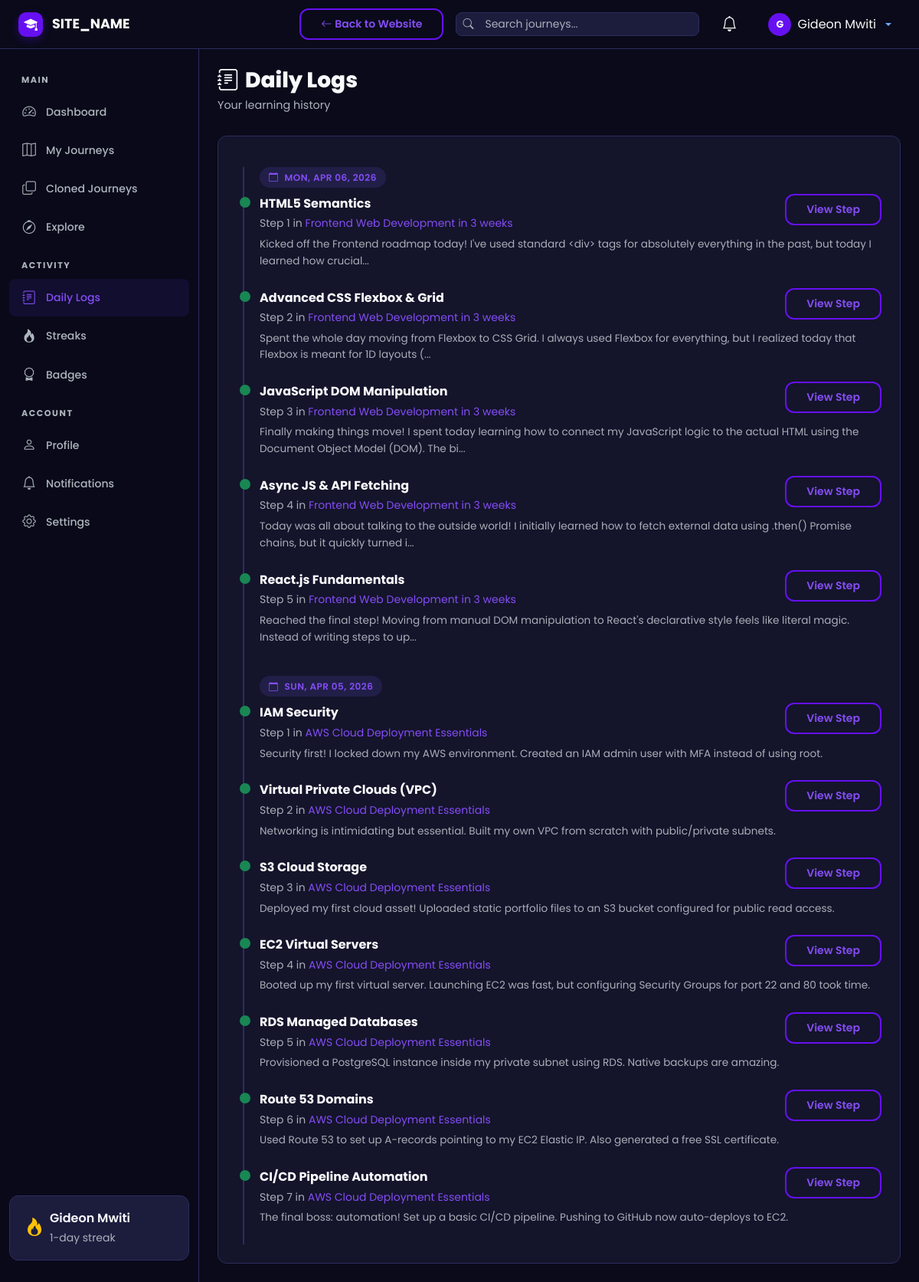
The app's page /user/logs.php (signed in) with its own data.
### tables this page shows
CREATE TABLE `daily_logs` (
  `id` int UNSIGNED NOT NULL,
  `step_id` int UNSIGNED NOT NULL,
  `user_id` int UNSIGNED NOT NULL,
  `log_date` date NOT NULL,
  `content` text NOT NULL,
  `code_snippet` text,
  `code_language` varchar(50) DEFAULT NULL,
  `youtube_url` varchar(500) DEFAULT NULL,
  `external_links` json DEFAULT NULL,
  `github_commit_url` varchar(500) DEFAULT NULL,
  `wakatime_minutes` int UNSIGNED DEFAULT NULL,
  `created_at` datetime NOT NULL DEFAULT CURRENT_TIMESTAMP,
  `updated_at` datetime NOT NULL DEFAULT CURRENT_TIMESTAMP ON UPDATE CURRENT_TIMESTAMP
);

CREATE TABLE `steps` (
  `id` int UNSIGNED NOT NULL,
  `journey_id` int UNSIGNED NOT NULL,
  `step_number` int UNSIGNED NOT NULL,
  `title` varchar(255) NOT NULL,
  `description` text,
  `status` enum('pending','in_progress','completed') NOT NULL DEFAULT 'pending',
  `is_draft` tinyint(1) NOT NULL DEFAULT '0',
  `estimated_days` int UNSIGNED DEFAULT NULL,
  `created_at` datetime NOT NULL DEFAULT CURRENT_TIMESTAMP,
  `updated_at` datetime NOT NULL DEFAULT CURRENT_TIMESTAMP ON UPDATE CURRENT_TIMESTAMP
);

CREATE TABLE `journeys` (
  `id` int UNSIGNED NOT NULL,
  `user_id` int UNSIGNED NOT NULL,
  `title` varchar(255) NOT NULL,
  `slug` varchar(255) NOT NULL,
  `description` text,
  `category_id` int UNSIGNED DEFAULT NULL,
  `visibility` enum('public','private') NOT NULL DEFAULT 'public',
  `status` enum('active','completed','archived') NOT NULL DEFAULT 'active',
  `is_featured` tinyint(1) NOT NULL DEFAULT '0',
  `total_steps` int UNSIGNED NOT NULL DEFAULT '0',
  `completed_steps` int UNSIGNED NOT NULL DEFAULT '0',
  `clone_count` int UNSIGNED NOT NULL DEFAULT '0',
  `view_count` int UNSIGNED NOT NULL DEFAULT '0',
  `created_at` datetime NOT NULL DEFAULT CURRENT_TIMESTAMP,
  `updated_at` datetime NOT NULL DEFAULT CURRENT_TIMESTAMP ON UPDATE CURRENT_TIMESTAMP
);

### includes/helpers.php (called while the page is built, shortened)
<?php
function sanitize(?string $input): string {
    return htmlspecialchars(trim($input), ENT_QUOTES, 'UTF-8');
}
function formatDate(string $date, string $format = 'M d, Y'): string {
    return date($format, strtotime($date));
}
function truncateText(string $text, int $length = 150): string {
    if (mb_strlen($text) <= $length) return $text;
    return mb_substr($text, 0, $length) . '...';
}

### user/logs.php (the view, shortened to what this page needs)
<?php
require_once __DIR__ . '/../includes/dashboard_header.php';
$db = getDB();
$userId = getCurrentUserId();
$stmt = $db->prepare("SELECT dl.*, s.title AS step_title, s.step_number, j.title AS journey_title, j.id AS journey_id
    FROM daily_logs dl
    JOIN steps s ON dl.step_id = s.id
    JOIN journeys j ON s.journey_id = j.id
    WHERE dl.user_id = ?
    ORDER BY dl.log_date DESC LIMIT 30");
$stmt->execute([$userId]);
$logs = $stmt->fetchAll();
?>
<div class="st-page-header">
    <h1 class="st-page-title"><i class="bi bi-journal-text me-2"></i>Daily Logs</h1>
    <p class="st-page-subtitle">Your learning history</p>
</div>
<?php if (empty($logs)): ?>
    <div class="st-card">
        <div class="st-empty-state">
            <i class="bi bi-journal d-block"></i>
            <h5>No logs yet</h5>
            <p>Start logging your daily progress on any journey step.</p>
        </div>
    </div>
<?php else: ?>
    <div class="st-card">
        <div class="st-timeline">
            <?php
            $currentDate = '';
            foreach ($logs as $log):
                $logDate = formatDate($log['log_date'], 'D, M d, Y');
                if ($logDate !== $currentDate):
                    $currentDate = $logDate;
            ?>
                <div class="mb-2 mt-3"><span class="st-badge st-badge-primary"><i class="bi bi-calendar me-1"></i><?= $logDate ?></span></div>
            <?php endif; ?>
            <div class="st-timeline-item completed">
                <div class="d-flex justify-content-between align-items-start">
                    <div>
                        <strong><?= sanitize($log['step_title']) ?></strong>
                        <br><small class="text-muted">Step <?= $log['step_number'] ?> in <a href="<?= SITE_URL ?>/journey/view.php?id=<?= $log['journey_id'] ?>"><?= sanitize($log['journey_title']) ?></a></small>
                    </div>
                    <a href="<?= SITE_URL ?>/journey/step.php?id=<?= $log['step_id'] ?>" class="btn btn-sm btn-st-secondary">View Step</a>
                </div>
                <p class="text-muted mt-1 mb-0" style="font-size:0.85rem;"><?= truncateText(sanitize($log['content']), 150) ?></p>
            </div>
            <?php endforeach; ?>
        </div>
    </div>
<?php endif; ?>
<?php require_once __DIR__ . '/../includes/dashboard_footer.php'; ?>

### assets/css/style.css (style rules this page uses)
:root { --st-primary: #6610f2; --st-primary-light: #844df5; --st-primary-dark: #520dc2; --st-secondary: #0dcaf0; --st-accent: #0dcaf0; --st-success: #198754; --st-warning: #ffc107; --st-danger: #dc3545; --st-info: #0dcaf0; --st-dark: #0a0a1a; --st-dark-card: #14142b; --st-dark-surface: #1c1c3d; --st-dark-border: #2d2d5f; --st-text: #f8f9fa; --st-text-muted: #adb5bd; --st-gradient-1: var(--st-primary); --st-gradient-2: var(--st-secondary); --st-gradient-3: #6c5ce7; --st-radius: 12px; --st-radius-sm: 8px; --st-radius-lg: 24px; --st-shadow: 0 10px 30px rgba(0, 0, 0, 0.3); --st-shadow-sm: 0 4px 12px rgba(0, 0, 0, 0.2); --st-transition: all 0.3s cubic-bezier(0.4, 0, 0.2, 1); --st-font: 'Poppins', 'Montserrat', sans-serif; }
* { margin: 0; padding: 0; box-sizing: border-box; }
body { font-family: var(--st-font); background: var(--st-dark); color: var(--st-text); line-height: 1.6; overflow-x: hidden; min-height: 100vh; }
a { color: var(--st-primary-light); text-decoration: none; transition: var(--st-transition); }
.btn-st-secondary { background: transparent; border: 2px solid var(--st-primary); color: var(--st-primary-light); font-weight: 600; padding: 8px 26px; border-radius: var(--st-radius); transition: var(--st-transition); }
.st-card { background: var(--st-dark-card); border: 1px solid var(--st-dark-border); border-radius: var(--st-radius); padding: 24px; transition: var(--st-transition); }
.st-badge { display: inline-flex; align-items: center; gap: 4px; padding: 4px 12px; border-radius: 20px; font-size: 0.75rem; font-weight: 600; text-transform: uppercase; letter-spacing: 0.5px; }
.st-badge-primary { background: rgba(108, 92, 231, 0.15); color: var(--st-primary-light); }
.st-timeline { position: relative; padding-left: 30px; overflow: visible; }
.st-timeline::before { content: ''; position: absolute; left: 8px; top: 0; bottom: 0; width: 2px; background: var(--st-dark-border); }
.st-timeline-item { position: relative; padding-bottom: 24px; z-index: 1; }
.st-timeline-item::before { content: ''; position: absolute; left: -26px; top: 4px; width: 14px; height: 14px; border-radius: 50%; background: var(--st-dark-surface); border: 2px solid var(--st-dark-border); z-index: 1; }
.st-timeline-item.completed::before { background: var(--st-success); border-color: var(--st-success); }

### assets/css/dashboard.css (style rules this page uses)
.st-page-header { margin-bottom: 28px; }
.st-page-title { font-size: 1.75rem; font-weight: 800; margin-bottom: 4px; }
.st-page-subtitle { color: var(--st-text-muted); font-size: 0.9rem; }

### records on screen
daily_logs: log_date "MON, APR 06, 2026", step.title "HTML5 Semantics", step.step_number "1", journeys.title "Frontend Web Development in 3 weeks", content "Kicked off the Frontend roadmap today! I've used standard <div> tags for absolutely everything in the past, but today I learned how crucial..."
daily_logs: step.title "Advanced CSS Flexbox & Grid", step.step_number "2", journeys.title "Frontend Web Development in 3 weeks", content "Spent the whole day moving from Flexbox to CSS Grid. I always used Flexbox for everything, but I realized today that Flexbox is meant for 1D layouts (..."
daily_logs: step.title "JavaScript DOM Manipulation", step.step_number "3", journeys.title "Frontend Web Development in 3 weeks", content "Finally making things move! I spent today learning how to connect my JavaScript logic to the actual HTML using the Document Object Model (DOM). The bi..."
daily_logs: step.title "Async JS & API Fetching", step.step_number "4", journeys.title "Frontend Web Development in 3 weeks", content "Today was all about talking to the outside world! I initially learned how to fetch external data using .then() Promise chains, but it quickly turned i..."
daily_logs: step.title "React.js Fundamentals", step.step_number "5", journeys.title "Frontend Web Development in 3 weeks", content "Reached the final step! Moving from manual DOM manipulation to React's declarative style feels like literal magic. Instead of writing steps to up..."
daily_logs: log_date "SUN, APR 05, 2026", step.title "IAM Security", step.step_number "1", journeys.title "AWS Cloud Deployment Essentials", content "Security first! I locked down my AWS environment. Created an IAM admin user with MFA instead of using root."
daily_logs: step.title "Virtual Private Clouds (VPC)", step.step_number "2", journeys.title "AWS Cloud Deployment Essentials", content "Networking is intimidating but essential. Built my own VPC from scratch with public/private subnets."
daily_logs: step.title "S3 Cloud Storage", step.step_number "3", journeys.title "AWS Cloud Deployment Essentials", content "Deployed my first cloud asset! Uploaded static portfolio files to an S3 bucket configured for public read access."
daily_logs: step.title "EC2 Virtual Servers", step.step_number "4", journeys.title "AWS Cloud Deployment Essentials", content "Booted up my first virtual server. Launching EC2 was fast, but configuring Security Groups for port 22 and 80 took time."
daily_logs: step.title "RDS Managed Databases", step.step_number "5", journeys.title "AWS Cloud Deployment Essentials", content "Provisioned a PostgreSQL instance inside my private subnet using RDS. Native backups are amazing."
daily_logs: step.title "Route 53 Domains", step.step_number "6", journeys.title "AWS Cloud Deployment Essentials", content "Used Route 53 to set up A-records pointing to my EC2 Elastic IP. Also generated a free SSL certificate."
daily_logs: step.title "CI/CD Pipeline Automation", step.step_number "7", journeys.title "AWS Cloud Deployment Essentials", content "The final boss: automation! Set up a basic CI/CD pipeline. Pushing to GitHub now auto-deploys to EC2."

### other values on screen
SITE_NAME "SITE_NAME"
$currentUser['full_name'] "Gideon Mwiti"
$userStats['current_streak'] "1"
